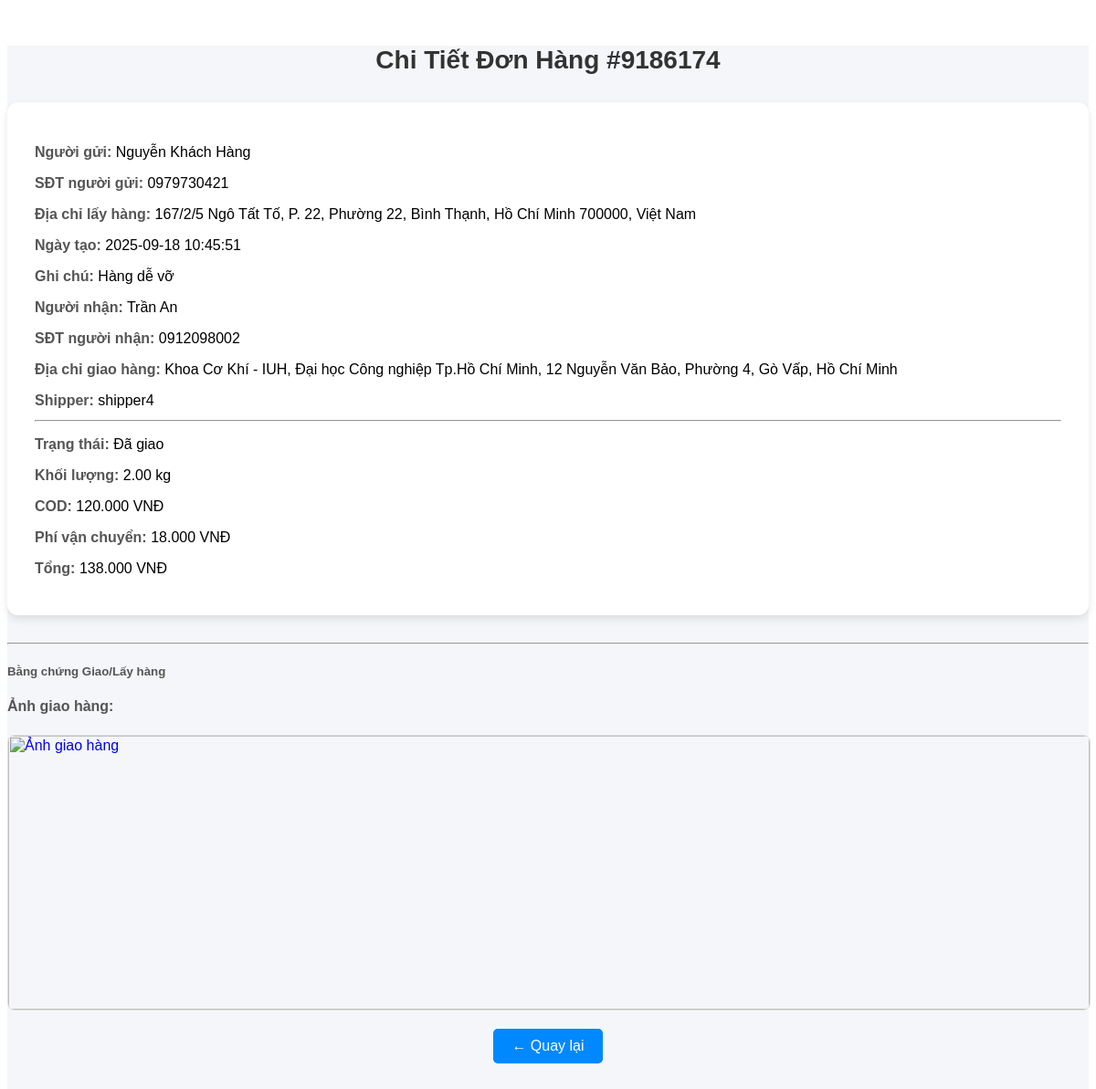
Page /views/order_detail/index.php?id=9186174 on the committed database.
### tables this page shows
CREATE TABLE `orders` (
  `ID` int(11) NOT NULL,
  `CustomerID` int(11) NOT NULL,
  `ShipperID` int(11) DEFAULT NULL,
  `Pick_up_address` varchar(255) NOT NULL,
  `Pick_up_lat` decimal(10,7) DEFAULT NULL,
  `Pick_up_lng` decimal(10,7) DEFAULT NULL,
  `Delivery_address` varchar(255) NOT NULL,
  `Delivery_lat` decimal(10,7) DEFAULT NULL,
  `Delivery_lng` decimal(10,7) DEFAULT NULL,
  `Recipient` varchar(100) DEFAULT NULL,
  `status` enum('pending','accepted','picked_up','in_transit','delivered','delivery_failed','cancelled') NOT NULL DEFAULT 'pending',
  `COD_amount` decimal(10,2) DEFAULT 0.00,
  `CODFee` decimal(10,2) DEFAULT 0.00,
  `WarehouseID` int(11) DEFAULT NULL,
  `Weight` decimal(10,2) DEFAULT NULL,
  `ShippingFee` decimal(10,2) DEFAULT 0.00,
  `Created_at` timestamp NOT NULL DEFAULT current_timestamp(),
  `Accepted_at` timestamp NULL DEFAULT NULL,
  `Note` varchar(255) DEFAULT NULL,
  `RecipientPhone` varchar(20) DEFAULT NULL,
  `hidden` int(11) NOT NULL DEFAULT 1,
  `is_rated` tinyint(1) NOT NULL DEFAULT 0,
  `fee_payer` enum('sender','receiver') NOT NULL DEFAULT 'sender',
  `PickUp_Photo_Path` varchar(255) DEFAULT NULL,
  `Delivery_Photo_Path` varchar(255) DEFAULT NULL
);

CREATE TABLE `users` (
  `ID` int(11) NOT NULL,
  `Username` varchar(255) NOT NULL,
  `Email` varchar(255) NOT NULL,
  `Password` varchar(255) NOT NULL,
  `PhoneNumber` varchar(255) NOT NULL,
  `Role` int(11) DEFAULT NULL,
  `account_status` enum('active','locked','pending') NOT NULL DEFAULT 'active',
  `rating` decimal(3,2) DEFAULT NULL CHECK (`rating` between 0.00 and 5.00),
  `Note` varchar(255) NOT NULL,
  `warehouse_id` int(11) DEFAULT NULL,
  `hidden` int(11) NOT NULL DEFAULT 1,
  `rating_count` int(11) NOT NULL DEFAULT 0,
  `rating_sum` int(11) NOT NULL DEFAULT 0,
  `created_at` timestamp NULL DEFAULT current_timestamp()
);

### models/mOrder.php (called while the page is built, shortened)
<?php
class modelOrder{
 public function getOrderById($id) {
    $db = new clsKetNoi();
    $conn = $db->moKetNoi();
    $stmt = $conn->prepare("
        SELECT o.*, u.Username AS FullName, u.PhoneNumber, u.Email AS CustomerEmail, s.Username AS ShipperName
        FROM orders o
        JOIN users u ON o.CustomerID = u.ID
        LEFT JOIN users s ON o.ShipperID = s.ID
        WHERE o.ID = ?
    ");
    $stmt->bind_param("i", $id);
    $stmt->execute();
    $result = $stmt->get_result();
    $order = null;
    if ($result && $result->num_rows > 0) {
        $order = $result->fetch_assoc();
    }
    return $order;
}
}
?>

### controllers/cOrder.php (called while the page is built, shortened)
<?php
include_once("models/mOrder.php");
class controlOrder {
    public function getOrderById($id) {
        $p = new modelOrder();
        return $p->getOrderById($id);
    }
}

### views/order_detail/index.php (the view, shortened to what this page needs)
<?php
include_once('controllers/cOrder.php');
$p = new controlOrder();
function getStatusBadge($status) {
    $badgeClass = 'badge-secondary';
    $statusText = ucfirst($status);
    switch ($status) {
        case 'delivered':
            $badgeClass = 'badge-success'; $statusText = 'Đã giao'; break;
    }
    return "<span class='badge {$badgeClass}'>{$statusText}</span>";
}
$orderDetail = null;
if (isset($_GET['id']) && is_numeric($_GET['id'])) {
    $id = $_GET['id'];
    $orderDetail = $p->getOrderById($id);
} else {
    echo "ID không hợp lệ!";
}
?>
<div id="order-detail-wrapper">
    <div class="container">
        <h3 class="title">Chi Tiết Đơn Hàng #<?= htmlspecialchars($_GET['id']) ?></h3>
        <?php if (!empty($orderDetail)): ?>
            <div class="box">
                <div class="row">
                    <div class="col-md-6">
                        <p><span class="label">Người gửi:</span> <?= htmlspecialchars($orderDetail['FullName']) ?></p>
                        <p><span class="label">SĐT người gửi:</span> <?= htmlspecialchars($orderDetail['PhoneNumber'] ?? 'N/A') ?></p>
                        <p><span class="label">Địa chỉ lấy hàng:</span> <?= htmlspecialchars($orderDetail['Pick_up_address']) ?></p>
                        <p><span class="label">Ngày tạo:</span> <?= htmlspecialchars($orderDetail['Created_at']) ?></p>
                        <p><span class="label">Ghi chú:</span> <?= htmlspecialchars($orderDetail['Note'] ?? 'Không có ghi chú') ?></p>
                    </div>
                    <div class="col-md-6">
                        <p><span class="label">Người nhận:</span> <?= htmlspecialchars($orderDetail['Recipient']) ?></p>
                        <p><span class="label">SĐT người nhận:</span> <?= htmlspecialchars($orderDetail['RecipientPhone']) ?></p>
                        <p><span class="label">Địa chỉ giao hàng:</span> <?= htmlspecialchars($orderDetail['Delivery_address']) ?></p>
                        <p><span class="label">Shipper:</span> <?= htmlspecialchars($orderDetail['ShipperName'] ?? 'Chưa phân công') ?></p>
                    </div>
                </div>
                <hr>
                <div class="row mt-3">
                    <div class="col-md-4">
                        <p><span class="label">Trạng thái:</span>
                            <?php echo getStatusBadge($orderDetail['status'] ?? 'N/A');?>
                        </p>
                    </div>
                    <div class="col-md-4">
                        <p><span class="label">Khối lượng:</span> <?= htmlspecialchars($orderDetail['Weight']) ?> kg</p>
                    </div>
                    <div class="col-md-4">
                        <p><span class="label">COD:</span> <?= number_format($orderDetail['COD_amount'], 0, ',', '.') ?> VNĐ</p>
                        <p><span class="label">Phí vận chuyển:</span> <?= number_format($orderDetail['ShippingFee'], 0, ',', '.') ?> VNĐ</p>
                        <p><span class="label">Tổng:</span> <?= number_format($orderDetail['ShippingFee'] + $orderDetail['COD_amount'], 0, ',', '.') ?> VNĐ</p>
                    </div>
                </div>
            </div>
        <?php if (!empty($orderDetail['PickUp_Photo_Path']) || !empty($orderDetail['Delivery_Photo_Path'])): ?>
            <hr>
            <h5 class="label mb-3">Bằng chứng Giao/Lấy hàng</h5>
            <div class="row">
                <?php if (!empty($orderDetail['Delivery_Photo_Path'])): ?>
                    <div class="col-md-6">
                        <p class="label">Ảnh giao hàng:</p>
                        <a href="<?= htmlspecialchars($orderDetail['Delivery_Photo_Path']) ?>" target="_blank">
                            <img src="<?= htmlspecialchars($orderDetail['Delivery_Photo_Path']) ?>" alt="Ảnh giao hàng" class="proof-image">
                        </a>
                    </div>
                <?php endif; ?>
            </div>
        <?php endif; ?>
        </div> <?php if (isset($_SESSION['role']) && $_SESSION['role'] == 6): ?>
        <div class="button-group">
            </div>
    <?php endif; ?>
        <?php else: ?>
            <div class="alert alert-danger">
                Không tìm thấy thông tin đơn hàng!
            </div>
        <?php endif; ?>
        <a href="javascript:history.back()" class="back-btn">← Quay lại</a>
    </div>

### views/order_detail/index.php (style rules this page uses)
#order-detail-wrapper { font-family: 'Arial', sans-serif; background-color: #f4f6f9; margin-top: 50px; padding-bottom: 30px; }
#order-detail-wrapper .title { font-size: 28px; font-weight: bold; margin-bottom: 30px; color: #333; text-align: center; }
#order-detail-wrapper .box { padding: 30px; border-radius: 12px; background-color: #ffffff; box-shadow: 0 4px 10px rgba(0, 0, 0, 0.1); margin-bottom: 30px; }
#order-detail-wrapper .label { font-weight: bold; color: #555; }
#order-detail-wrapper .row p { font-size: 16px; margin-bottom: 12px; }
#order-detail-wrapper .back-btn { display: block; padding: 10px 20px; background-color: rgb(0, 136, 255); color: white; border-radius: 5px; text-decoration: none; transition: background-color 0.3s ease; width: fit-content; margin: 20px auto 0; }
#order-detail-wrapper .proof-image { width: 100%; max-height: 300px; object-fit: cover; border-radius: 8px; border: 1px solid #ddd; margin-top: 10px; cursor: pointer; }

### rows in the picture
orders: CustomerID.Username "Nguyễn Khách Hàng", CustomerID.PhoneNumber "0979730421", Pick_up_address "167/2/5 Ngô Tất Tố, P. 22, Phường 22, Bình Thạnh, Hồ Chí Minh 700000, Việt Nam", Created_at "2025-09-18 10:45:51", Note "Hàng dễ vỡ", Recipient "Trần An", RecipientPhone "0912098002", Delivery_address "Khoa Cơ Khí - IUH, Đại học Công nghiệp Tp.Hồ Chí Minh, 12 Nguyễn Văn Bảo, Phường 4, Gò Vấp, Hồ Chí Minh", ShipperID.Username "shipper4", status "Đã giao", Weight "2.00", COD_amount "120.000", ShippingFee "18.000", $orderDetail['ShippingFee'] + $orderDetail['COD_amount'] "138.000"

### other values in the picture
$_GET['id'] "9186174"
